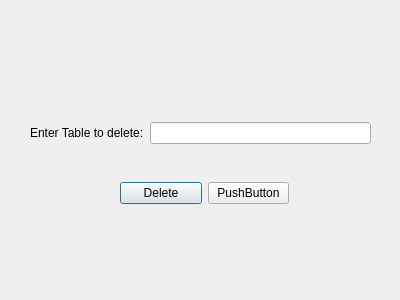
<?xml version="1.0" encoding="UTF-8"?>
<ui version="4.0">
 <class>deleteTable</class>
 <widget class="QDialog" name="deleteTable">
  <property name="geometry">
   <rect>
    <x>0</x>
    <y>0</y>
    <width>400</width>
    <height>300</height>
   </rect>
  </property>
  <property name="windowTitle">
   <string>Dialog</string>
  </property>
  <widget class="QWidget" name="layoutWidget">
   <property name="geometry">
    <rect>
     <x>30</x>
     <y>120</y>
     <width>341</width>
     <height>26</height>
    </rect>
   </property>
   <layout class="QHBoxLayout" name="horizontalLayout">
    <item>
     <widget class="QLabel" name="label_tableToDelete">
      <property name="text">
       <string>Enter Table to delete:</string>
      </property>
     </widget>
    </item>
    <item>
     <widget class="QLineEdit" name="lineEdit_tableToDelete"/>
    </item>
   </layout>
  </widget>
  <widget class="QWidget" name="">
   <property name="geometry">
    <rect>
     <x>120</x>
     <y>180</y>
     <width>169</width>
     <height>27</height>
    </rect>
   </property>
   <layout class="QHBoxLayout" name="horizontalLayout_2">
    <item>
     <widget class="QPushButton" name="pushButton_deleteTable">
      <property name="text">
       <string>Delete</string>
      </property>
     </widget>
    </item>
    <item>
     <widget class="QPushButton" name="pushButton">
      <property name="text">
       <string>PushButton</string>
      </property>
     </widget>
    </item>
   </layout>
  </widget>
 </widget>
 <resources/>
 <connections/>
</ui>
